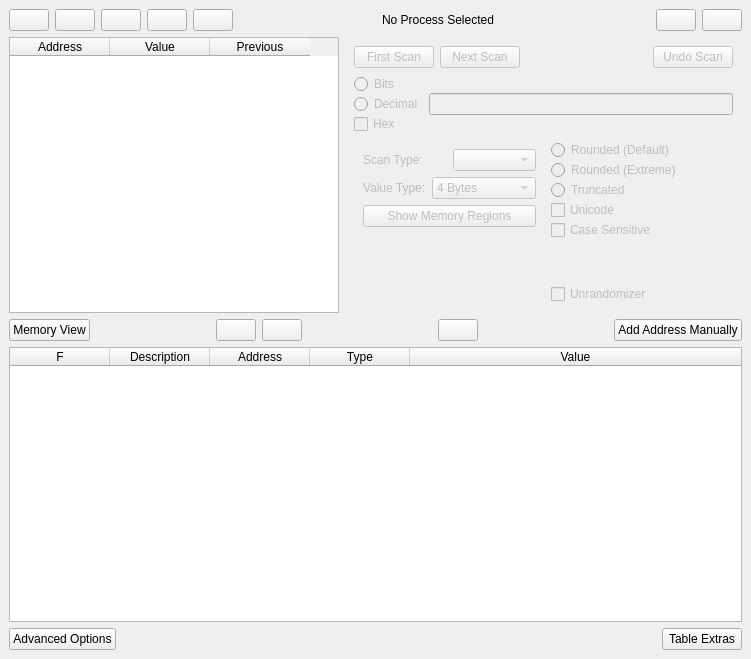
<?xml version="1.0" encoding="UTF-8"?>
<ui version="4.0">
 <class>MainWindow</class>
 <widget class="QMainWindow" name="MainWindow">
  <property name="geometry">
   <rect>
    <x>0</x>
    <y>0</y>
    <width>751</width>
    <height>659</height>
   </rect>
  </property>
  <property name="sizePolicy">
   <sizepolicy hsizetype="Fixed" vsizetype="Fixed">
    <horstretch>0</horstretch>
    <verstretch>0</verstretch>
   </sizepolicy>
  </property>
  <property name="minimumSize">
   <size>
    <width>751</width>
    <height>659</height>
   </size>
  </property>
  <property name="maximumSize">
   <size>
    <width>751</width>
    <height>659</height>
   </size>
  </property>
  <property name="windowTitle">
   <string>PINCE</string>
  </property>
  <widget class="QWidget" name="centralwidget">
   <property name="sizePolicy">
    <sizepolicy hsizetype="Fixed" vsizetype="Fixed">
     <horstretch>0</horstretch>
     <verstretch>0</verstretch>
    </sizepolicy>
   </property>
   <layout class="QVBoxLayout" name="verticalLayout_6">
    <item>
     <layout class="QHBoxLayout" name="horizontalLayout_5">
      <property name="sizeConstraint">
       <enum>QLayout::SetFixedSize</enum>
      </property>
      <item>
       <widget class="QPushButton" name="pushButton_AttachProcess">
        <property name="sizePolicy">
         <sizepolicy hsizetype="Minimum" vsizetype="Minimum">
          <horstretch>0</horstretch>
          <verstretch>0</verstretch>
         </sizepolicy>
        </property>
        <property name="toolTip">
         <string>Create or attach to a process</string>
        </property>
        <property name="text">
         <string/>
        </property>
       </widget>
      </item>
      <item>
       <widget class="QPushButton" name="pushButton_Open">
        <property name="sizePolicy">
         <sizepolicy hsizetype="Minimum" vsizetype="Minimum">
          <horstretch>0</horstretch>
          <verstretch>0</verstretch>
         </sizepolicy>
        </property>
        <property name="toolTip">
         <string>Open a file, script or a cheat table</string>
        </property>
        <property name="text">
         <string/>
        </property>
       </widget>
      </item>
      <item>
       <widget class="QPushButton" name="pushButton_Save">
        <property name="sizePolicy">
         <sizepolicy hsizetype="Minimum" vsizetype="Minimum">
          <horstretch>0</horstretch>
          <verstretch>0</verstretch>
         </sizepolicy>
        </property>
        <property name="toolTip">
         <string>Save current tables to a file</string>
        </property>
        <property name="text">
         <string/>
        </property>
       </widget>
      </item>
      <item>
       <widget class="QPushButton" name="pushButton_Wiki">
        <property name="toolTip">
         <string>Wiki</string>
        </property>
        <property name="text">
         <string/>
        </property>
       </widget>
      </item>
      <item>
       <widget class="QPushButton" name="pushButton_About">
        <property name="toolTip">
         <string>About</string>
        </property>
        <property name="text">
         <string/>
        </property>
       </widget>
      </item>
      <item>
       <spacer name="horizontalSpacer_6">
        <property name="orientation">
         <enum>Qt::Horizontal</enum>
        </property>
        <property name="sizeHint" stdset="0">
         <size>
          <width>40</width>
          <height>20</height>
         </size>
        </property>
       </spacer>
      </item>
      <item>
       <widget class="QLabel" name="label_SelectedProcess">
        <property name="text">
         <string>No Process Selected</string>
        </property>
       </widget>
      </item>
      <item>
       <widget class="QLabel" name="label_InferiorStatus">
        <property name="text">
         <string/>
        </property>
       </widget>
      </item>
      <item>
       <spacer name="horizontalSpacer_5">
        <property name="orientation">
         <enum>Qt::Horizontal</enum>
        </property>
        <property name="sizeHint" stdset="0">
         <size>
          <width>40</width>
          <height>20</height>
         </size>
        </property>
       </spacer>
      </item>
      <item>
       <widget class="QPushButton" name="pushButton_Console">
        <property name="toolTip">
         <string>Open a gdb console</string>
        </property>
        <property name="text">
         <string/>
        </property>
       </widget>
      </item>
      <item>
       <widget class="QPushButton" name="pushButton_Settings">
        <property name="sizePolicy">
         <sizepolicy hsizetype="Minimum" vsizetype="Minimum">
          <horstretch>0</horstretch>
          <verstretch>0</verstretch>
         </sizepolicy>
        </property>
        <property name="toolTip">
         <string>Configure options</string>
        </property>
        <property name="text">
         <string/>
        </property>
       </widget>
      </item>
     </layout>
    </item>
    <item>
     <layout class="QHBoxLayout" name="horizontalLayout_9">
      <item>
       <widget class="QTableWidget" name="tableWidget_valuesearchtable">
        <property name="sizePolicy">
         <sizepolicy hsizetype="Fixed" vsizetype="Expanding">
          <horstretch>0</horstretch>
          <verstretch>0</verstretch>
         </sizepolicy>
        </property>
        <property name="minimumSize">
         <size>
          <width>330</width>
          <height>0</height>
         </size>
        </property>
        <column>
         <property name="text">
          <string>Address</string>
         </property>
        </column>
        <column>
         <property name="text">
          <string>Value</string>
         </property>
        </column>
        <column>
         <property name="text">
          <string>Previous</string>
         </property>
        </column>
       </widget>
      </item>
      <item>
       <widget class="QWidget" name="QWidget_Toolbox" native="true">
        <property name="enabled">
         <bool>false</bool>
        </property>
        <layout class="QVBoxLayout" name="verticalLayout_5">
         <item>
          <layout class="QHBoxLayout" name="horizontalLayout_6">
           <item>
            <widget class="QPushButton" name="pushButton_NewFirstScan">
             <property name="text">
              <string>First Scan</string>
             </property>
            </widget>
           </item>
           <item>
            <widget class="QPushButton" name="pushButton_NextScan">
             <property name="text">
              <string>Next Scan</string>
             </property>
            </widget>
           </item>
           <item>
            <spacer name="horizontalSpacer">
             <property name="orientation">
              <enum>Qt::Horizontal</enum>
             </property>
             <property name="sizeHint" stdset="0">
              <size>
               <width>40</width>
               <height>20</height>
              </size>
             </property>
            </spacer>
           </item>
           <item>
            <widget class="QPushButton" name="pushButton_UndoScan">
             <property name="text">
              <string>Undo Scan</string>
             </property>
            </widget>
           </item>
          </layout>
         </item>
         <item>
          <layout class="QHBoxLayout" name="horizontalLayout_7">
           <item>
            <widget class="QWidget" name="widget" native="true">
             <property name="sizePolicy">
              <sizepolicy hsizetype="Fixed" vsizetype="Fixed">
               <horstretch>0</horstretch>
               <verstretch>0</verstretch>
              </sizepolicy>
             </property>
             <layout class="QVBoxLayout" name="verticalLayout_2">
              <property name="spacing">
               <number>0</number>
              </property>
              <property name="leftMargin">
               <number>0</number>
              </property>
              <property name="topMargin">
               <number>0</number>
              </property>
              <property name="rightMargin">
               <number>0</number>
              </property>
              <property name="bottomMargin">
               <number>0</number>
              </property>
              <item>
               <widget class="QRadioButton" name="radioButton_Bits">
                <property name="text">
                 <string>Bits</string>
                </property>
               </widget>
              </item>
              <item>
               <widget class="QRadioButton" name="radioButton_Decimal">
                <property name="text">
                 <string>Decimal</string>
                </property>
               </widget>
              </item>
              <item>
               <widget class="QCheckBox" name="checkBox_Hex">
                <property name="text">
                 <string>Hex</string>
                </property>
               </widget>
              </item>
             </layout>
            </widget>
           </item>
           <item>
            <widget class="QLineEdit" name="lineEdit_Scan"/>
           </item>
          </layout>
         </item>
         <item>
          <layout class="QHBoxLayout" name="horizontalLayout_4">
           <item>
            <widget class="QWidget" name="widget" native="true">
             <layout class="QVBoxLayout" name="verticalLayout_4">
              <item>
               <layout class="QHBoxLayout" name="horizontalLayout_2">
                <item>
                 <widget class="QLabel" name="label">
                  <property name="text">
                   <string>Scan Type:</string>
                  </property>
                 </widget>
                </item>
                <item>
                 <widget class="QComboBox" name="comboBox_ScanType"/>
                </item>
               </layout>
              </item>
              <item>
               <layout class="QHBoxLayout" name="horizontalLayout">
                <item>
                 <widget class="QLabel" name="label_2">
                  <property name="text">
                   <string>Value Type:</string>
                  </property>
                 </widget>
                </item>
                <item>
                 <widget class="QComboBox" name="comboBox_ValueType">
                  <property name="currentIndex">
                   <number>2</number>
                  </property>
                  <item>
                   <property name="text">
                    <string>Byte</string>
                   </property>
                  </item>
                  <item>
                   <property name="text">
                    <string>2 Bytes</string>
                   </property>
                  </item>
                  <item>
                   <property name="text">
                    <string>4 Bytes</string>
                   </property>
                  </item>
                  <item>
                   <property name="text">
                    <string>8 Bytes</string>
                   </property>
                  </item>
                  <item>
                   <property name="text">
                    <string>Float</string>
                   </property>
                  </item>
                  <item>
                   <property name="text">
                    <string>Double</string>
                   </property>
                  </item>
                  <item>
                   <property name="text">
                    <string>String</string>
                   </property>
                  </item>
                  <item>
                   <property name="text">
                    <string>Array of bytes</string>
                   </property>
                  </item>
                 </widget>
                </item>
               </layout>
              </item>
              <item>
               <widget class="QPushButton" name="pushButton_ShowMemoryRegions">
                <property name="text">
                 <string>Show Memory Regions</string>
                </property>
               </widget>
              </item>
              <item>
               <spacer name="verticalSpacer">
                <property name="orientation">
                 <enum>Qt::Vertical</enum>
                </property>
                <property name="sizeHint" stdset="0">
                 <size>
                  <width>20</width>
                  <height>40</height>
                 </size>
                </property>
               </spacer>
              </item>
             </layout>
            </widget>
           </item>
           <item>
            <widget class="QWidget" name="widget_2" native="true">
             <layout class="QVBoxLayout" name="verticalLayout">
              <property name="spacing">
               <number>0</number>
              </property>
              <property name="leftMargin">
               <number>0</number>
              </property>
              <property name="topMargin">
               <number>0</number>
              </property>
              <property name="rightMargin">
               <number>0</number>
              </property>
              <property name="bottomMargin">
               <number>0</number>
              </property>
              <item>
               <widget class="QRadioButton" name="radioButton_RoundedDefault">
                <property name="text">
                 <string>Rounded (Default)</string>
                </property>
               </widget>
              </item>
              <item>
               <widget class="QRadioButton" name="radioButton_RoundedExtreme">
                <property name="text">
                 <string>Rounded (Extreme)</string>
                </property>
               </widget>
              </item>
              <item>
               <widget class="QRadioButton" name="radioButton_Truncated">
                <property name="text">
                 <string>Truncated</string>
                </property>
               </widget>
              </item>
              <item>
               <widget class="QCheckBox" name="checkBox_Unicode">
                <property name="text">
                 <string>Unicode</string>
                </property>
               </widget>
              </item>
              <item>
               <widget class="QCheckBox" name="checkBox_CaseSensitive">
                <property name="text">
                 <string>Case Sensitive</string>
                </property>
               </widget>
              </item>
              <item>
               <layout class="QVBoxLayout" name="verticalLayout_3">
                <item>
                 <spacer name="verticalSpacer_2">
                  <property name="orientation">
                   <enum>Qt::Vertical</enum>
                  </property>
                  <property name="sizeHint" stdset="0">
                   <size>
                    <width>20</width>
                    <height>40</height>
                   </size>
                  </property>
                 </spacer>
                </item>
                <item>
                 <widget class="QCheckBox" name="checkBox_Unrandomizer">
                  <property name="text">
                   <string>Unrandomizer</string>
                  </property>
                 </widget>
                </item>
               </layout>
              </item>
             </layout>
            </widget>
           </item>
          </layout>
         </item>
         <item>
          <layout class="QHBoxLayout" name="horizontalLayout_3"/>
         </item>
        </layout>
       </widget>
      </item>
     </layout>
    </item>
    <item>
     <layout class="QHBoxLayout" name="horizontalLayout_8">
      <property name="sizeConstraint">
       <enum>QLayout::SetMinAndMaxSize</enum>
      </property>
      <item>
       <widget class="QPushButton" name="pushButton_MemoryView">
        <property name="text">
         <string>Memory View</string>
        </property>
       </widget>
      </item>
      <item>
       <spacer name="horizontalSpacer_2">
        <property name="orientation">
         <enum>Qt::Horizontal</enum>
        </property>
        <property name="sizeType">
         <enum>QSizePolicy::Fixed</enum>
        </property>
        <property name="sizeHint" stdset="0">
         <size>
          <width>120</width>
          <height>20</height>
         </size>
        </property>
       </spacer>
      </item>
      <item>
       <widget class="QPushButton" name="pushButton_CopyToAddressTable">
        <property name="toolTip">
         <string>Copy selected items to the address table</string>
        </property>
        <property name="text">
         <string/>
        </property>
       </widget>
      </item>
      <item>
       <widget class="QPushButton" name="pushButton_CleanAddressTable">
        <property name="toolTip">
         <string>Erase all the table contents</string>
        </property>
        <property name="text">
         <string/>
        </property>
       </widget>
      </item>
      <item>
       <spacer name="horizontalSpacer_7">
        <property name="orientation">
         <enum>Qt::Horizontal</enum>
        </property>
        <property name="sizeHint" stdset="0">
         <size>
          <width>40</width>
          <height>20</height>
         </size>
        </property>
       </spacer>
      </item>
      <item>
       <widget class="QPushButton" name="pushButton_RefreshAdressTable">
        <property name="toolTip">
         <string>Refresh the address table[R]</string>
        </property>
        <property name="text">
         <string/>
        </property>
       </widget>
      </item>
      <item>
       <spacer name="horizontalSpacer_3">
        <property name="orientation">
         <enum>Qt::Horizontal</enum>
        </property>
        <property name="sizeHint" stdset="0">
         <size>
          <width>40</width>
          <height>20</height>
         </size>
        </property>
       </spacer>
      </item>
      <item>
       <widget class="QPushButton" name="pushButton_AddAddressManually">
        <property name="text">
         <string>Add Address Manually</string>
        </property>
       </widget>
      </item>
     </layout>
    </item>
    <item>
     <widget class="QTableWidget" name="tableWidget_AddressTable">
      <property name="editTriggers">
       <set>QAbstractItemView::NoEditTriggers</set>
      </property>
      <property name="selectionBehavior">
       <enum>QAbstractItemView::SelectRows</enum>
      </property>
      <attribute name="horizontalHeaderStretchLastSection">
       <bool>true</bool>
      </attribute>
      <attribute name="verticalHeaderDefaultSectionSize">
       <number>20</number>
      </attribute>
      <attribute name="verticalHeaderMinimumSectionSize">
       <number>20</number>
      </attribute>
      <column>
       <property name="text">
        <string>F</string>
       </property>
       <property name="toolTip">
        <string>Freeze the value</string>
       </property>
      </column>
      <column>
       <property name="text">
        <string>Description</string>
       </property>
      </column>
      <column>
       <property name="text">
        <string>Address</string>
       </property>
      </column>
      <column>
       <property name="text">
        <string>Type</string>
       </property>
      </column>
      <column>
       <property name="text">
        <string>Value</string>
       </property>
      </column>
     </widget>
    </item>
    <item>
     <layout class="QHBoxLayout" name="horizontalLayout_10">
      <item>
       <widget class="QPushButton" name="pushButton_AdvancedOptions">
        <property name="text">
         <string>Advanced Options</string>
        </property>
       </widget>
      </item>
      <item>
       <spacer name="horizontalSpacer_4">
        <property name="orientation">
         <enum>Qt::Horizontal</enum>
        </property>
        <property name="sizeHint" stdset="0">
         <size>
          <width>40</width>
          <height>20</height>
         </size>
        </property>
       </spacer>
      </item>
      <item>
       <widget class="QPushButton" name="pushButton_TableExtras">
        <property name="text">
         <string>Table Extras</string>
        </property>
       </widget>
      </item>
     </layout>
    </item>
   </layout>
  </widget>
  <widget class="QMenuBar" name="menubar">
   <property name="geometry">
    <rect>
     <x>0</x>
     <y>0</y>
     <width>751</width>
     <height>22</height>
    </rect>
   </property>
  </widget>
 </widget>
 <resources/>
 <connections/>
</ui>
